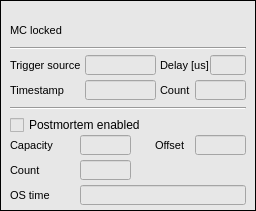
   <widget class="caFrame" name="caframe_2">
    <property name="geometry">
     <rect>
      <x>5</x>
      <y>120</y>
      <width>256</width>
      <height>211</height>
     </rect>
    </property>
    <property name="font">
     <font>
      <pointsize>8</pointsize>
     </font>
    </property>
    <property name="styleSheet">
     <string notr="true">background-color: rgb(231, 231, 231);</string>
    </property>
    <property name="frameShape">
     <enum>QFrame::Box</enum>
    </property>
    <property name="frameShadow">
     <enum>QFrame::Plain</enum>
    </property>
    <property name="lineWidth">
     <number>1</number>
    </property>
    <property name="midLineWidth">
     <number>1</number>
    </property>
    <property name="background">
     <color>
      <red>0</red>
      <green>0</green>
      <blue>0</blue>
     </color>
    </property>
    <property name="backgroundMode">
     <enum>caFrame::Filled</enum>
    </property>
    <widget class="QLabel" name="label_19">
     <property name="geometry">
      <rect>
       <x>10</x>
       <y>20</y>
       <width>66</width>
       <height>20</height>
      </rect>
     </property>
     <property name="font">
      <font>
       <pointsize>8</pointsize>
      </font>
     </property>
     <property name="text">
      <string>MC locked</string>
     </property>
    </widget>
    <widget class="caLed" name="caled">
     <property name="geometry">
      <rect>
       <x>80</x>
       <y>20</y>
       <width>17</width>
       <height>17</height>
      </rect>
     </property>
     <property name="font">
      <font>
       <pointsize>8</pointsize>
      </font>
     </property>
     <property name="rectangular">
      <bool>false</bool>
     </property>
     <property name="ledWidth">
      <number>15</number>
     </property>
     <property name="ledHeight">
      <number>15</number>
     </property>
     <property name="linearGradient">
      <bool>false</bool>
     </property>
     <property name="scaleContents">
      <bool>true</bool>
     </property>
     <property name="channel" stdset="0">
      <string notr="true">$(DEVICE):pll:locked</string>
     </property>
     <property name="falseColor">
      <color>
       <red>255</red>
       <green>0</green>
       <blue>0</blue>
      </color>
     </property>
     <property name="trueColor">
      <color>
       <red>54</red>
       <green>183</green>
       <blue>42</blue>
      </color>
     </property>
     <property name="trueValue">
      <string>true</string>
     </property>
     <property name="falseValue">
      <string>false</string>
     </property>
    </widget>
    <widget class="Line" name="line_14">
     <property name="geometry">
      <rect>
       <x>10</x>
       <y>40</y>
       <width>236</width>
       <height>16</height>
      </rect>
     </property>
     <property name="font">
      <font>
       <pointsize>8</pointsize>
      </font>
     </property>
     <property name="orientation">
      <enum>Qt::Horizontal</enum>
     </property>
    </widget>
    <widget class="QLabel" name="label_29">
     <property name="geometry">
      <rect>
       <x>10</x>
       <y>55</y>
       <width>76</width>
       <height>20</height>
      </rect>
     </property>
     <property name="font">
      <font>
       <pointsize>8</pointsize>
      </font>
     </property>
     <property name="text">
      <string>Trigger source</string>
     </property>
    </widget>
    <widget class="QLabel" name="label_32">
     <property name="geometry">
      <rect>
       <x>10</x>
       <y>160</y>
       <width>41</width>
       <height>20</height>
      </rect>
     </property>
     <property name="font">
      <font>
       <pointsize>8</pointsize>
      </font>
     </property>
     <property name="text">
      <string>Count</string>
     </property>
    </widget>
    <widget class="QLabel" name="label_43">
     <property name="geometry">
      <rect>
       <x>10</x>
       <y>80</y>
       <width>76</width>
       <height>20</height>
      </rect>
     </property>
     <property name="font">
      <font>
       <pointsize>8</pointsize>
      </font>
     </property>
     <property name="text">
      <string>Timestamp</string>
     </property>
    </widget>
    <widget class="caLineEdit" name="calineedit">
     <property name="geometry">
      <rect>
       <x>85</x>
       <y>55</y>
       <width>71</width>
       <height>20</height>
      </rect>
     </property>
     <property name="font">
      <font>
       <family>Sans Serif</family>
       <pointsize>10</pointsize>
      </font>
     </property>
     <property name="alignment">
      <set>Qt::AlignLeading|Qt::AlignLeft|Qt::AlignVCenter</set>
     </property>
     <property name="readOnly">
      <bool>true</bool>
     </property>
     <property name="channel" stdset="0">
      <string notr="true">$(DEVICE):triggers:t2:source</string>
     </property>
     <property name="foreground">
      <color>
       <red>170</red>
       <green>0</green>
       <blue>0</blue>
      </color>
     </property>
     <property name="background">
      <color>
       <red>236</red>
       <green>236</green>
       <blue>236</blue>
      </color>
     </property>
     <property name="colorMode">
      <enum>caLineEdit::Static</enum>
     </property>
     <property name="frameLineWidth" stdset="0">
      <number>1</number>
     </property>
     <property name="fontScaleMode">
      <enum>caLineEdit::WidthAndHeight</enum>
     </property>
    </widget>
    <widget class="QLabel" name="label_41">
     <property name="geometry">
      <rect>
       <x>160</x>
       <y>55</y>
       <width>51</width>
       <height>20</height>
      </rect>
     </property>
     <property name="font">
      <font>
       <pointsize>8</pointsize>
      </font>
     </property>
     <property name="text">
      <string>Delay [us]</string>
     </property>
    </widget>
    <widget class="caLineEdit" name="calineedit_5">
     <property name="geometry">
      <rect>
       <x>85</x>
       <y>80</y>
       <width>71</width>
       <height>20</height>
      </rect>
     </property>
     <property name="font">
      <font>
       <family>Sans Serif</family>
       <pointsize>10</pointsize>
      </font>
     </property>
     <property name="alignment">
      <set>Qt::AlignCenter</set>
     </property>
     <property name="readOnly">
      <bool>true</bool>
     </property>
     <property name="channel" stdset="0">
      <string notr="true">$(DEVICE):triggers:t2:timestamp</string>
     </property>
     <property name="foreground">
      <color>
       <red>170</red>
       <green>0</green>
       <blue>0</blue>
      </color>
     </property>
     <property name="background">
      <color>
       <red>236</red>
       <green>236</green>
       <blue>236</blue>
      </color>
     </property>
     <property name="colorMode">
      <enum>caLineEdit::Static</enum>
     </property>
     <property name="frameLineWidth" stdset="0">
      <number>1</number>
     </property>
     <property name="fontScaleMode">
      <enum>caLineEdit::WidthAndHeight</enum>
     </property>
    </widget>
    <widget class="QLabel" name="label_42">
     <property name="geometry">
      <rect>
       <x>160</x>
       <y>80</y>
       <width>31</width>
       <height>20</height>
      </rect>
     </property>
     <property name="font">
      <font>
       <pointsize>8</pointsize>
      </font>
     </property>
     <property name="text">
      <string>Count</string>
     </property>
    </widget>
    <widget class="caLineEdit" name="calineedit_6">
     <property name="geometry">
      <rect>
       <x>195</x>
       <y>80</y>
       <width>51</width>
       <height>20</height>
      </rect>
     </property>
     <property name="font">
      <font>
       <family>Sans Serif</family>
       <pointsize>10</pointsize>
      </font>
     </property>
     <property name="alignment">
      <set>Qt::AlignRight|Qt::AlignTrailing|Qt::AlignVCenter</set>
     </property>
     <property name="readOnly">
      <bool>true</bool>
     </property>
     <property name="channel" stdset="0">
      <string notr="true">$(DEVICE):triggers:t2:count</string>
     </property>
     <property name="foreground">
      <color>
       <red>170</red>
       <green>0</green>
       <blue>0</blue>
      </color>
     </property>
     <property name="background">
      <color>
       <red>236</red>
       <green>236</green>
       <blue>236</blue>
      </color>
     </property>
     <property name="colorMode">
      <enum>caLineEdit::Static</enum>
     </property>
     <property name="frameLineWidth" stdset="0">
      <number>1</number>
     </property>
     <property name="fontScaleMode">
      <enum>caLineEdit::WidthAndHeight</enum>
     </property>
    </widget>
    <widget class="Line" name="line_15">
     <property name="geometry">
      <rect>
       <x>10</x>
       <y>100</y>
       <width>236</width>
       <height>16</height>
      </rect>
     </property>
     <property name="font">
      <font>
       <pointsize>8</pointsize>
      </font>
     </property>
     <property name="orientation">
      <enum>Qt::Horizontal</enum>
     </property>
    </widget>
    <widget class="caLineEdit" name="calineedit_7">
     <property name="geometry">
      <rect>
       <x>80</x>
       <y>160</y>
       <width>51</width>
       <height>20</height>
      </rect>
     </property>
     <property name="font">
      <font>
       <family>Sans Serif</family>
       <pointsize>9</pointsize>
      </font>
     </property>
     <property name="alignment">
      <set>Qt::AlignRight|Qt::AlignTrailing|Qt::AlignVCenter</set>
     </property>
     <property name="channel" stdset="0">
      <string notr="true">$(DEVICE):triggers:t1:count</string>
     </property>
     <property name="foreground">
      <color>
       <red>170</red>
       <green>0</green>
       <blue>0</blue>
      </color>
     </property>
     <property name="background">
      <color>
       <red>236</red>
       <green>236</green>
       <blue>236</blue>
      </color>
     </property>
     <property name="colorMode">
      <enum>caLineEdit::Static</enum>
     </property>
     <property name="frameLineWidth" stdset="0">
      <number>1</number>
     </property>
     <property name="fontScaleMode">
      <enum>caLineEdit::None</enum>
     </property>
    </widget>
    <widget class="caRelatedDisplay" name="Clocks">
     <property name="geometry">
      <rect>
       <x>200</x>
       <y>20</y>
       <width>46</width>
       <height>21</height>
      </rect>
     </property>
     <property name="font">
      <font>
       <pointsize>8</pointsize>
      </font>
     </property>
     <property name="background">
      <color>
       <red>252</red>
       <green>220</green>
       <blue>123</blue>
      </color>
     </property>
     <property name="labels">
      <string notr="true">More</string>
     </property>
     <property name="files">
      <string notr="true">clocks</string>
     </property>
     <property name="args">
      <string notr="true">DEVICE=$(DEVICE)</string>
     </property>
    </widget>
    <widget class="caToggleButton" name="catogglebutton_2">
     <property name="geometry">
      <rect>
       <x>10</x>
       <y>115</y>
       <width>136</width>
       <height>20</height>
      </rect>
     </property>
     <property name="text">
      <string>Postmortem enabled</string>
     </property>
     <property name="channel" stdset="0">
      <string notr="true">$(DEVICE):postmortem:capture</string>
     </property>
    </widget>
    <widget class="QLabel" name="label_44">
     <property name="geometry">
      <rect>
       <x>10</x>
       <y>185</y>
       <width>71</width>
       <height>20</height>
      </rect>
     </property>
     <property name="font">
      <font>
       <pointsize>8</pointsize>
      </font>
     </property>
     <property name="text">
      <string>OS time</string>
     </property>
    </widget>
    <widget class="caLineEdit" name="calineedit_9">
     <property name="geometry">
      <rect>
       <x>80</x>
       <y>185</y>
       <width>166</width>
       <height>20</height>
      </rect>
     </property>
     <property name="font">
      <font>
       <family>Sans Serif</family>
       <pointsize>10</pointsize>
      </font>
     </property>
     <property name="alignment">
      <set>Qt::AlignLeading|Qt::AlignLeft|Qt::AlignVCenter</set>
     </property>
     <property name="channel" stdset="0">
      <string notr="true">$(DEVICE):postmortem:os_time</string>
     </property>
     <property name="foreground">
      <color>
       <red>170</red>
       <green>0</green>
       <blue>0</blue>
      </color>
     </property>
     <property name="background">
      <color>
       <red>236</red>
       <green>236</green>
       <blue>236</blue>
      </color>
     </property>
     <property name="colorMode">
      <enum>caLineEdit::Static</enum>
     </property>
     <property name="frameLineWidth" stdset="0">
      <number>1</number>
     </property>
     <property name="fontScaleMode">
      <enum>caLineEdit::WidthAndHeight</enum>
     </property>
    </widget>
    <widget class="caLineEdit" name="calineedit_10">
     <property name="geometry">
      <rect>
       <x>80</x>
       <y>135</y>
       <width>51</width>
       <height>20</height>
      </rect>
     </property>
     <property name="font">
      <font>
       <family>Sans Serif</family>
       <pointsize>10</pointsize>
      </font>
     </property>
     <property name="alignment">
      <set>Qt::AlignLeading|Qt::AlignLeft|Qt::AlignVCenter</set>
     </property>
     <property name="readOnly">
      <bool>true</bool>
     </property>
     <property name="channel" stdset="0">
      <string notr="true">$(DEVICE):postmortem:capacity</string>
     </property>
     <property name="foreground">
      <color>
       <red>170</red>
       <green>0</green>
       <blue>0</blue>
      </color>
     </property>
     <property name="background">
      <color>
       <red>236</red>
       <green>236</green>
       <blue>236</blue>
      </color>
     </property>
     <property name="colorMode">
      <enum>caLineEdit::Static</enum>
     </property>
     <property name="frameLineWidth" stdset="0">
      <number>1</number>
     </property>
     <property name="fontScaleMode">
      <enum>caLineEdit::WidthAndHeight</enum>
     </property>
    </widget>
    <widget class="QLabel" name="label_36">
     <property name="geometry">
      <rect>
       <x>10</x>
       <y>135</y>
       <width>61</width>
       <height>20</height>
      </rect>
     </property>
     <property name="font">
      <font>
       <pointsize>8</pointsize>
      </font>
     </property>
     <property name="text">
      <string>Capacity</string>
     </property>
    </widget>
    <widget class="QLabel" name="label_40">
     <property name="geometry">
      <rect>
       <x>155</x>
       <y>135</y>
       <width>41</width>
       <height>20</height>
      </rect>
     </property>
     <property name="font">
      <font>
       <pointsize>8</pointsize>
      </font>
     </property>
     <property name="text">
      <string>Offset</string>
     </property>
    </widget>
    <widget class="caLineEdit" name="calineedit_11">
     <property name="geometry">
      <rect>
       <x>195</x>
       <y>135</y>
       <width>51</width>
       <height>20</height>
      </rect>
     </property>
     <property name="font">
      <font>
       <family>Sans Serif</family>
       <pointsize>10</pointsize>
      </font>
     </property>
     <property name="alignment">
      <set>Qt::AlignRight|Qt::AlignTrailing|Qt::AlignVCenter</set>
     </property>
     <property name="readOnly">
      <bool>true</bool>
     </property>
     <property name="channel" stdset="0">
      <string notr="true">$(DEVICE):postmortem:offset</string>
     </property>
     <property name="foreground">
      <color>
       <red>170</red>
       <green>0</green>
       <blue>0</blue>
      </color>
     </property>
     <property name="background">
      <color>
       <red>236</red>
       <green>236</green>
       <blue>236</blue>
      </color>
     </property>
     <property name="colorMode">
      <enum>caLineEdit::Static</enum>
     </property>
     <property name="frameLineWidth" stdset="0">
      <number>1</number>
     </property>
     <property name="fontScaleMode">
      <enum>caLineEdit::WidthAndHeight</enum>
     </property>
    </widget>
    <widget class="caCalc" name="cacalc">
     <property name="geometry">
      <rect>
       <x>170</x>
       <y>10</y>
       <width>0</width>
       <height>0</height>
      </rect>
     </property>
     <property name="styleSheet">
      <string notr="true"/>
     </property>
     <property name="frameShape">
      <enum>QFrame::NoFrame</enum>
     </property>
     <property name="lineWidth">
      <number>0</number>
     </property>
     <property name="alignment">
      <set>Qt::AlignLeading|Qt::AlignLeft|Qt::AlignVCenter</set>
     </property>
     <property name="fontScaleMode">
      <enum>ESimpleLabel::WidthAndHeight</enum>
     </property>
     <property name="variable">
      <string notr="true">trigdelayus</string>
     </property>
     <property name="calc">
      <string notr="true">1000000*A/B</string>
     </property>
     <property name="channel" stdset="0">
      <string notr="true">$(DEVICE):triggers:t2:delay</string>
     </property>
     <property name="channelB">
      <string notr="true">$(DEVICE):clocks:osc_frequency</string>
     </property>
    </widget>
    <widget class="caLineEdit" name="calineedit_8">
     <property name="geometry">
      <rect>
       <x>210</x>
       <y>55</y>
       <width>36</width>
       <height>20</height>
      </rect>
     </property>
     <property name="font">
      <font>
       <family>Sans Serif</family>
       <pointsize>10</pointsize>
      </font>
     </property>
     <property name="alignment">
      <set>Qt::AlignRight|Qt::AlignTrailing|Qt::AlignVCenter</set>
     </property>
     <property name="readOnly">
      <bool>true</bool>
     </property>
     <property name="channel" stdset="0">
      <string notr="true">trigdelayus</string>
     </property>
     <property name="foreground">
      <color>
       <red>170</red>
       <green>0</green>
       <blue>0</blue>
      </color>
     </property>
     <property name="background">
      <color>
       <red>236</red>
       <green>236</green>
       <blue>236</blue>
      </color>
     </property>
     <property name="colorMode">
      <enum>caLineEdit::Static</enum>
     </property>
     <property name="frameLineWidth" stdset="0">
      <number>1</number>
     </property>
     <property name="precision">
      <number>1</number>
     </property>
     <property name="precisionMode">
      <enum>caLineEdit::User</enum>
     </property>
     <property name="fontScaleMode">
      <enum>caLineEdit::WidthAndHeight</enum>
     </property>
    </widget>
    <zorder>cacalc</zorder>
    <zorder>label_19</zorder>
    <zorder>caled</zorder>
    <zorder>line_14</zorder>
    <zorder>label_29</zorder>
    <zorder>label_32</zorder>
    <zorder>label_43</zorder>
    <zorder>calineedit</zorder>
    <zorder>label_41</zorder>
    <zorder>calineedit_5</zorder>
    <zorder>label_42</zorder>
    <zorder>calineedit_6</zorder>
    <zorder>line_15</zorder>
    <zorder>calineedit_7</zorder>
    <zorder>Clocks</zorder>
    <zorder>catogglebutton_2</zorder>
    <zorder>label_44</zorder>
    <zorder>calineedit_9</zorder>
    <zorder>calineedit_10</zorder>
    <zorder>label_36</zorder>
    <zorder>label_40</zorder>
    <zorder>calineedit_11</zorder>
    <zorder>calineedit_8</zorder>
   </widget>
